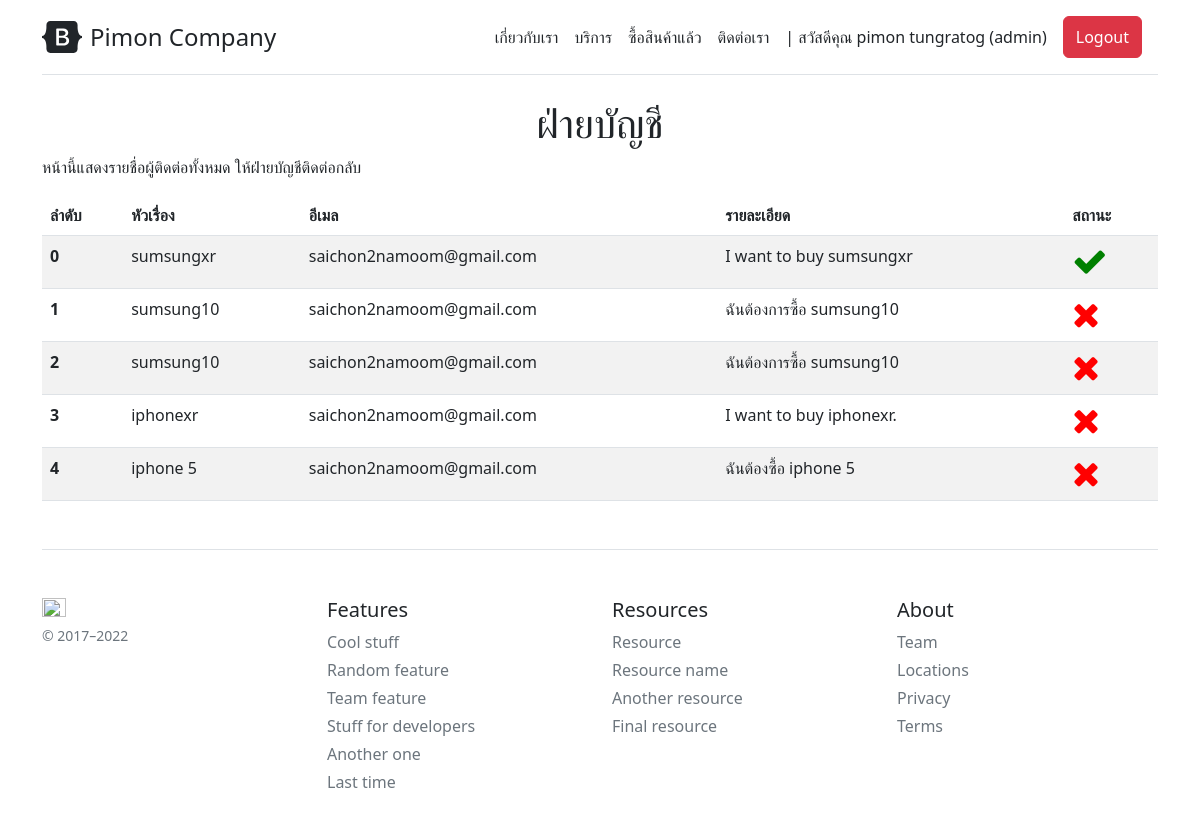
The app's page /accountant (signed in), older data.
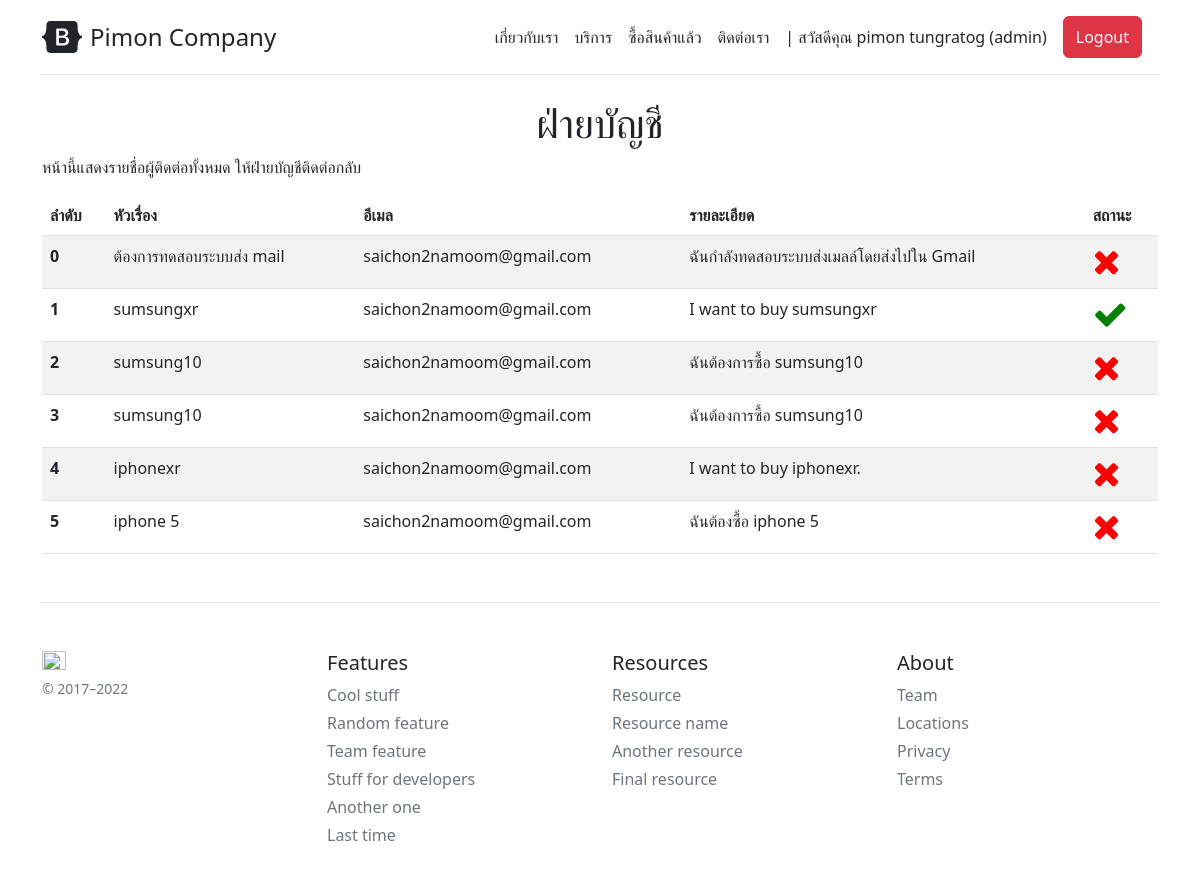
The same page, newer data.
### company/models.py (models this page shows, shortened)
class ContactList(models.Model):
    title = models.CharField(max_length=400)
    email = models.CharField(max_length=200)
    detail = models.TextField(null=True, blank=True)
    complete = models.BooleanField(default=False)

### company/views.py (the view)
# urls.py: path('accountant', Accountant, name='accountant-page'),
@login_required
def Accountant(req):
    allow_user = ['accountant','admin']
    if req.user.profile.usertype not in allow_user:
        return redirect('home-page')
    allcontact = ContactList.objects.all().order_by('-id')
    context = {'allcontact':allcontact}
    return render(req, 'company/accountant.html', context)

### company/template/company/accountant.html (shortened to what this page needs)
{% extends 'company/base.html' %}
{% block content %}
<center>
    <h1>ฝ่ายบัญชี</h1>
</center>
    <p>
        หน้านี้แสดงรายชื่อผู้ติดต่อทั้งหมด ให้ฝ่ายบัญชีติดต่อกลับ
    </p>
<table class="table table-striped">
    <thead>
      <tr>
        <th scope="col">ลำดับ</th>
        <th scope="col">หัวเรื่อง</th>
        <th scope="col">อีเมล</th>
        <th scope="col">รายละเอียด</th>
        <th scope="col">สถานะ</th>
      </tr>
    </thead>
    <tbody>
    {% for contact in allcontact %}
      <tr>
        <th scope="row">{{forloop.counter0}}</th>
        <td>{{contact.title}}</td>
        <td>{{contact.email}}</td>
        <td>{{contact.detail}}</td>
        {% if contact.complete == True %}
        <td><i class="fa fa-check" style="font-size:35px;color:green"></i></td>
        {% else %}
        <td><i class="fa fa-close" style="font-size:35px;color:red"></i></td>
        {% endif %}
      </tr>
    {% endfor %}
    </tbody>
  </table>
{% endblock content %}

Row changes from the older to the newer data that the page shows:
added ContactList: title "ต้องการทดสอบระบบส่ง mail", email "saichon2namoom@gmail.com", detail "ฉันกำลังทดสอบระบบส่งเมลล์โดยส่งไปใน Gmail", complete False (drawn)
